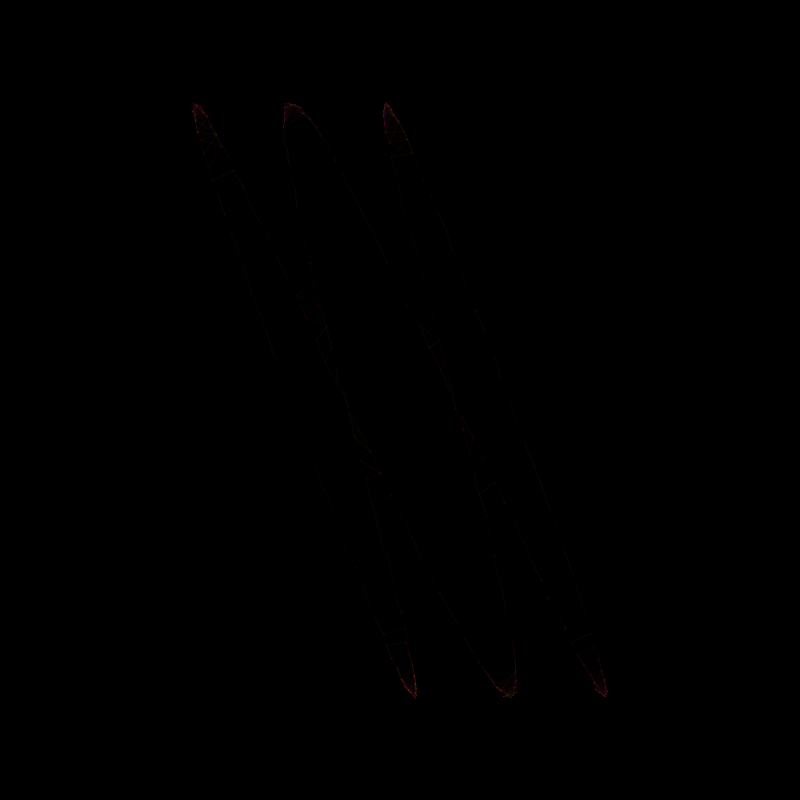
Frame 1 (no input)
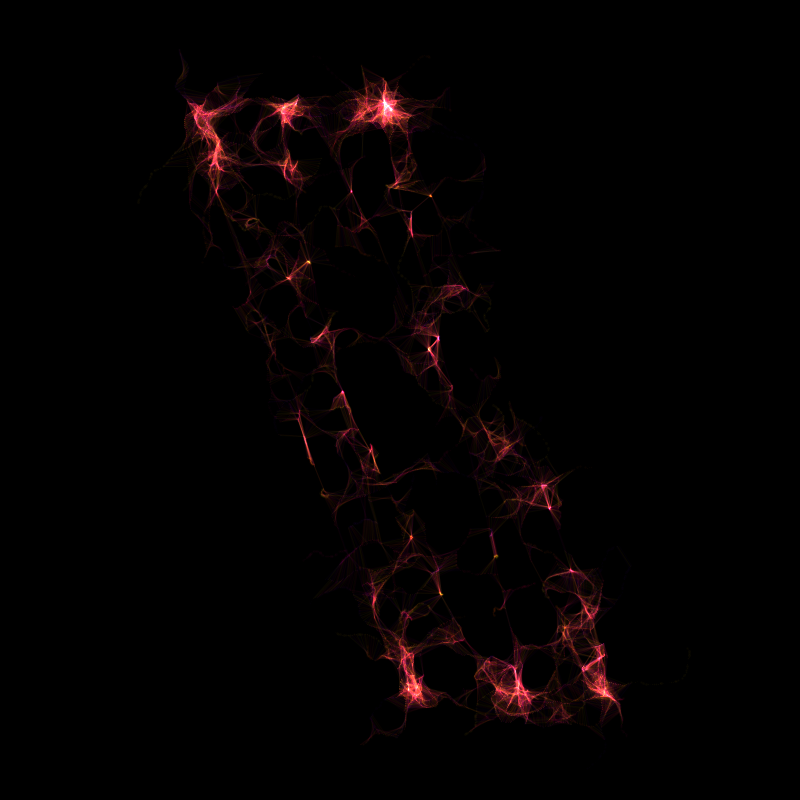
Frame 60 (the mouse pressed at the canvas centre just before this capture)
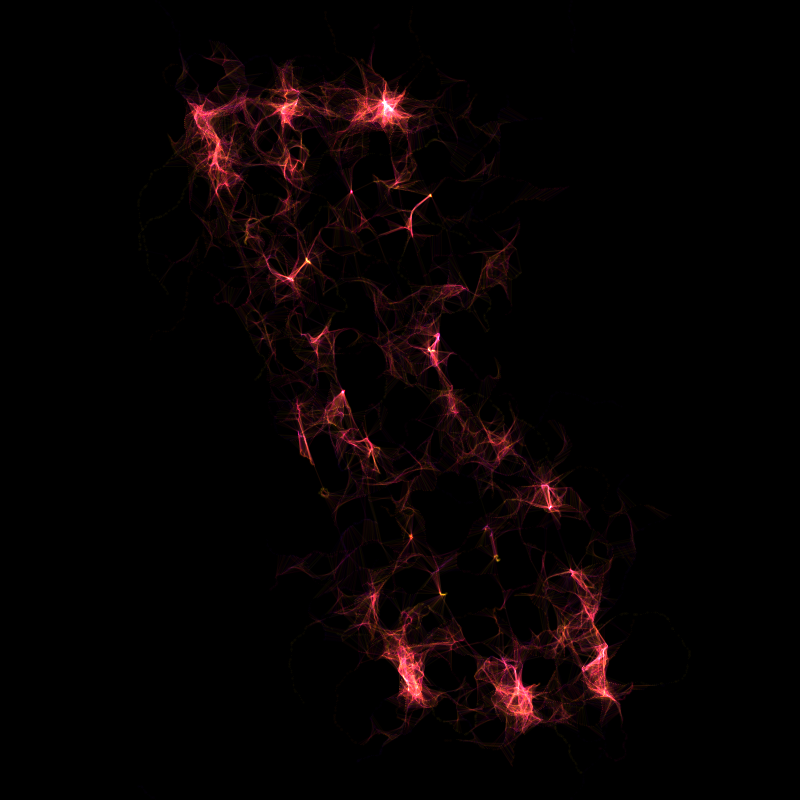
Frame 120 (the mouse held since frame 60 and released just before this capture)

The Processing sketch that drew these frames (run headless with seeded random() and noise(); from frame 60 on, the mouse is pressed at the canvas centre):

// Processing sketch: W03_02_ParticlesAsDrawingSystem
// ── W03_02_ParticlesAsDrawingSystem.pde
/*-----------------------------------------------------------------------
                      Author: Siddhartha Mukherjee 
                Generative Algorithms for Art & Design
            Workshop week at IDC School of Design, IITB, 2023

Using the particle system as a drawing agent, by connecting lines between 
closeby particles and moving them. The initial location of the particles
can be used to trace out geometric (or typographical) shapes, giving a nice
glowing effect to the trailing wisps using blendMode(ADD).
---------------------------------------------------------------------------*/

int np = 250; //-- Number of particles
particle [] p;
float ns = 0.004;

color [] colorList = { #390099, #9e0059, #ff0054, #ff5400, #ffbd00 };

void setup() {
	size(800,800);
	background(0);
	blendMode(ADD);

	p = new particle[np];
	for(int i=0; i<np; ++i) {
		p[i] = new particle();
	}
  
  //-- Reinitalize particles to a random shape
  float R1 = random(0.2,0.4)*width;
  float R2 = random(0.2,0.4)*height;
  float k1 = int(random(1,5));
  float k2 = int(random(1,5));
  for(int i=0; i<np; ++i) {
  	//-- You can add a lot more complexity to the initial positions, and play with different combinations of sines and cosines
    p[i].x = width*0.5 + R1*(cos(k1*TWO_PI*i/np)+sin(k2*TWO_PI*i/np))*0.5;
    p[i].y = height*0.5 + R2*sin(k2*TWO_PI*i/np);
  }
  
}

void draw() {
	noStroke();
	fill(0,0);
	rect(0,0,width,height);

	for(int i=0; i<np; ++i) {
		p[i].move();
		if(frameCount< 160)p[i].show();
	}

	//-- Only draw upto a short time
	if(frameCount<160) connect();

}

class particle{
	float x, y, rad, th;
  	color cc;

	particle() {
		x = random(width);
		y = random(height);
		rad = random(2);
		th = random(TWO_PI);
    	cc = colorList[int(random(colorList.length))];
	}

	void show() {
		stroke(cc,10);
		strokeWeight(random(3));
		point( x, y  );
	}

	void move() {
    	th += random(-1,1)*0.4;
		x += rad*cos(th);
		y += rad*sin(th);

		x = (x+width)%width;
		y = (y+height)%height;
	}
}

void connect() {
  for(int i=0; i<np-1; ++i) {
    for(int j=i+1; j<np; ++j) {
      if( dist( p[i].x, p[i].y, p[j].x, p[j].y ) < 25 ) {
      	//-- Tweak the alpha value of the stroke to suit your sketch!
        stroke( colorList[int(random(colorList.length))], 10 );
        strokeWeight(1);
        line( p[i].x, p[i].y, p[j].x, p[j].y );
        //-- Optionally, a symmetric line mirrored over the x=width/2 axis
        // line(width- p[i].x, p[i].y, width-p[j].x, p[j].y );
      }
    }
  }
}
